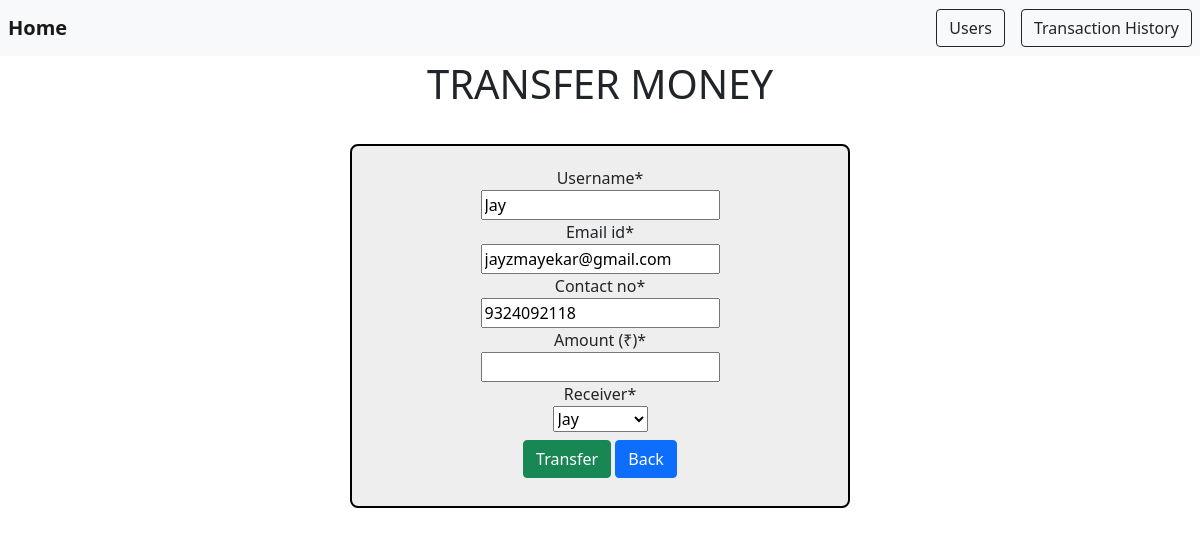
The app's page /transfer/1/ with its own data.
### bank/models.py (models this page shows)
class Users(models.Model):
    username = models.CharField (max_length=30)
    email_id = models.EmailField()
    contact_no = models.IntegerField()
    balance = models.IntegerField()
    def __str__(self):
        return self.username

### bank/views.py (the view)
# urls.py: path("transfer/<int:id>/",views.Transfer, name = "Transfer") ,
def Transfer(request,id):
    if request.method == "POST":
        pi = Users.objects.get(pk = id)
        fm = TransactionForm(request.POST, instance = pi)
        if fm.is_valid():
            unm = fm.cleaned_data['username']
            eid = fm.cleaned_data['email_id']
            cnt = fm.cleaned_data['contact_no']
            amt = fm.cleaned_data['amount']
            rev = fm.cleaned_data['receiver']
            if amt <= pi.balance:
                reg = Transact(username=unm, email_id=eid, contact_no=cnt, amount=amt, receiver=rev)
                reg.save()
                bal = int(amt)
                pi.balance -= bal
                pi.save()
                us = Users.objects.get(username = rev)
                us.balance += bal
                us.save()
                act = "Transfer"
                sts = "Success"
                hst = History(username=unm, email_id=eid, contact_no=cnt, amount=amt, action=act, status=sts)
                hst.save()
                return redirect('users')
            else:
                at = "Insufficient Balance!"
                act = "Transfer"
                sts = "Failed"
                hst = History(username=unm, email_id=eid, contact_no=cnt, amount=amt, action=act, status=sts)
                hst.save()
                return render(request, 'transfer.html', {"form" : fm, "status": at})
    else:
        pi = Users.objects.get(pk = id)
        fm = TransactionForm(instance = pi)
    return render(request, 'transfer.html', {"form" : fm})

### bank/forms.py
class TransactionForm(forms.ModelForm):
    receiver = forms.ModelChoiceField(queryset=Users.objects.all(), initial=0)
    class Meta:
        model = Transact
        fields = ["username", "email_id", "contact_no", "amount","receiver"]

### templates/transfer.html (shortened to what this page needs)
{% extends 'base.html' %}
{% block body %}
<div class="container-fluid text-dark py-1 text-center">
    <h1>TRANSFER MONEY</h1>
</div>
<div class="container1 text-center my-4 mx-150" style="max-width: 500px; margin: auto; border: 2px solid black; border-radius: 8px; background-color: rgb(238, 238, 238);">
    {% load crispy_forms_tags %}
    <form action="" method="POST" style="padding: 20px;">
        {{ form|crispy }}
        <input type="submit" class="btn btn-success my-2" value="Transfer">
        <a href="{% url 'users' %}" class="btn btn-primary">Back</a>
    </form>
</div>
{% endblock body %}

### records on screen
Users: username "Jay", email_id "jayzmayekar@gmail.com", contact_no "9324092118"
